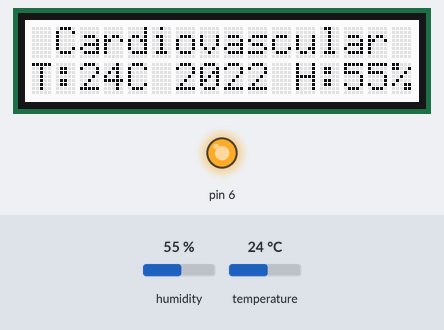
Simulated run of this sketch. Board: Arduino Uno, built with avr-gcc and run on an emulated ATmega328P. On the bench: 16×2 character LCD, output pins drawn as LEDs (lit = HIGH). Inputs (shaded band) come from the test bench; at power-on: humidity 55 %, temperature 24 °C. What the sketch prints to the serial monitor is not drawn.

Above: at 0.2 s.
At 33.2 s:
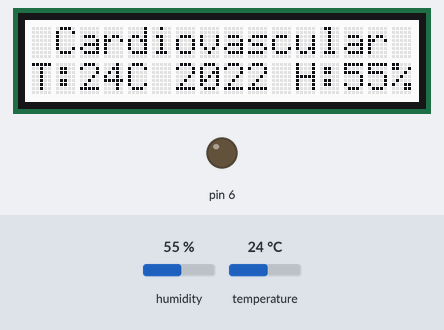
Timing chart, 0 to 130.0 s (numbered marks = the images above):
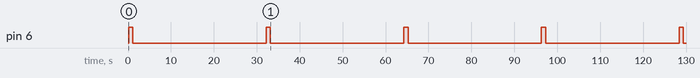

Measured:
- by itself, pin 6: alternates HIGH for 1.0 s and LOW for 31.1 s

The sketch:

IOTProjectAssessment.ino
```cpp
//* How to use the DHT-22 sensor with Arduino
//   Temperature and humidity sensor and
//   I2C LCD1602
 //  SDA --> A4
 //  SCL --> A5
 //DHT 22 out-->D7

//Libraries
#include <DHT.h>;
//I2C LCD:
// #include <LiquidCrystal_I2C.h>

#include <rgb_lcd.h>
#include <Wire.h>

// LiquidCrystal_I2C lcd(0x27,16,2); // set the LCD address to 0x27 for a 16 chars and 2 line display,Pls check your lcd.

rgb_lcd lcd;

//Constants
#define DHTPIN 7     // what pin we're connected to
#define DHTTYPE DHT22   // DHT 22
DHT dht(DHTPIN, DHTTYPE); //// Initialize DHT sensor for normal 16mhz Arduino

//Variables
//int chk;
int h;  //Stores humidity value
int t; //Stores temperature value


void setup()
{
    Serial.begin(9600);
    dht.begin();
    lcd.begin(16, 2);
    // lcd.init(); //initialize the lcd
    // lcd.backlight(); //open the backlight
    pinMode(6, OUTPUT);
}

void loop()
{
    //Read data and store it to variables h (humidity) and t (temperature)
    // Reading temperature or humidity takes about 250 milliseconds!
    h = dht.readHumidity();
    t = dht.readTemperature();
    // t = 20;

    //Print temp and humidity values to serial monitor
    Serial.print(h);
    Serial.print(" ");
    Serial.println(t);
// set the cursor to (0,0):
// print from 0 to 9:

    lcd.setCursor(0, 0);
    lcd.println(" Now Temperature ");

    lcd.setCursor(0, 1);
    lcd.print("T:");
    lcd.print(t);
    lcd.print("C");

    lcd.setCursor(6, 1);
    lcd.println("2022 ");

    lcd.setCursor(11, 1);
    lcd.print("H:");
    lcd.print(h);
    lcd.print("%");

    if(t > 24) {
      // 24+ Cardiovascular risk of strokes and heart attacks
      lcd.setCursor(0, 0);
      lcd.println(" Inc Discomfort ");
      digitalWrite(6, HIGH);
      delay(10000);
    } else if(t >= 21 && t <= 24) {
      // 21 -24 Increasing discomfort
      lcd.setCursor(0, 0);
      lcd.println(" Cardiovascular Risk ");
      digitalWrite(6, HIGH);
      delay(1000);
      digitalWrite(6, LOW);
      delay(1000);
    } else if(t >= 18 && t < 21) {
      // 18 - 21 Comfortable temperatures
    } else if(t >= 16 && t < 18) {
      // 16 - 18 Discomfort, small health risks
      lcd.setCursor(0, 0);
      lcd.println(" Small Health Risks ");
      digitalWrite(6, HIGH);
      delay(500);
      digitalWrite(6, LOW);
      delay(500);
    } else if(t >= 12 && t < 16) {
      // 12 - 16 Risk of respiratory diseases
      lcd.setCursor(0, 0);
      lcd.println(" Respiratory Diseases ");
      digitalWrite(6, HIGH);
      delay(500);
      digitalWrite(6, LOW);
      delay(500);
    } else if(t >= 9 && t < 12) {
      // 9 - 12 Risk of strokes, heart attacks
      lcd.setCursor(0, 0);
      lcd.println(" Stroke Risk, Heart Attacks ");
      digitalWrite(6, HIGH);
      delay(500);
      digitalWrite(6, LOW);
      delay(500);
    } else {
      // < 9 Risk of hypothermia
      lcd.setCursor(0, 0);
      lcd.println(" Hypothermia Risk");
      digitalWrite(6, HIGH);
      delay(500);
      digitalWrite(6, LOW);
      delay(500);
    }
    digitalWrite(6, LOW);

  delay(30000); //Delay 1 sec.
}
```
